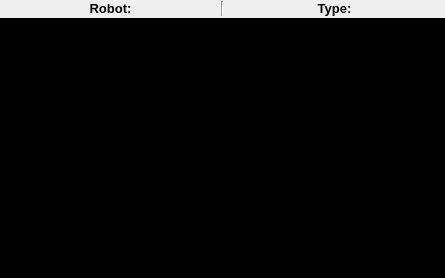
<?xml version="1.0" encoding="UTF-8"?>
<ui version="4.0">
 <class>ImageViewWidget</class>
 <widget class="QWidget" name="ImageViewWidget">
  <property name="enabled">
   <bool>true</bool>
  </property>
  <property name="geometry">
   <rect>
    <x>0</x>
    <y>0</y>
    <width>445</width>
    <height>278</height>
   </rect>
  </property>
  <property name="windowTitle">
   <string>Image View</string>
  </property>
  <layout class="QVBoxLayout" name="verticalLayout" stretch="0,0">
   <property name="spacing">
    <number>1</number>
   </property>
   <property name="leftMargin">
    <number>0</number>
   </property>
   <property name="topMargin">
    <number>0</number>
   </property>
   <property name="rightMargin">
    <number>0</number>
   </property>
   <property name="bottomMargin">
    <number>0</number>
   </property>
   <item>
    <widget class="QWidget" name="toolbar_widget" native="true">
     <property name="styleSheet">
      <string notr="true">border-color: rgb(255, 255, 255);
gridline-color: rgb(255, 255, 255);</string>
     </property>
     <layout class="QVBoxLayout" name="verticalLayout_2" stretch="0">
      <property name="spacing">
       <number>1</number>
      </property>
      <property name="leftMargin">
       <number>1</number>
      </property>
      <property name="topMargin">
       <number>1</number>
      </property>
      <property name="rightMargin">
       <number>1</number>
      </property>
      <property name="bottomMargin">
       <number>1</number>
      </property>
      <item>
       <layout class="QGridLayout" name="gridLayout">
        <item row="0" column="0">
         <widget class="QLabel" name="robotNameLabel">
          <property name="font">
           <font>
            <pointsize>10</pointsize>
            <weight>75</weight>
            <bold>true</bold>
           </font>
          </property>
          <property name="text">
           <string>Robot:</string>
          </property>
          <property name="alignment">
           <set>Qt::AlignCenter</set>
          </property>
         </widget>
        </item>
        <item row="0" column="1">
         <widget class="Line" name="line">
          <property name="orientation">
           <enum>Qt::Vertical</enum>
          </property>
         </widget>
        </item>
        <item row="0" column="2">
         <widget class="QLabel" name="robotTypeLabel">
          <property name="font">
           <font>
            <pointsize>10</pointsize>
            <weight>75</weight>
            <bold>true</bold>
           </font>
          </property>
          <property name="text">
           <string>Type:</string>
          </property>
          <property name="alignment">
           <set>Qt::AlignCenter</set>
          </property>
         </widget>
        </item>
       </layout>
      </item>
     </layout>
    </widget>
   </item>
   <item>
    <layout class="QHBoxLayout" name="image_layout" stretch="0">
     <property name="spacing">
      <number>0</number>
     </property>
     <item>
      <widget class="QScrollArea" name="scrollArea">
       <property name="frameShape">
        <enum>QFrame::NoFrame</enum>
       </property>
       <property name="widgetResizable">
        <bool>true</bool>
       </property>
       <widget class="QWidget" name="scrollAreaWidgetContents">
        <property name="geometry">
         <rect>
          <x>0</x>
          <y>0</y>
          <width>443</width>
          <height>257</height>
         </rect>
        </property>
        <property name="sizePolicy">
         <sizepolicy hsizetype="Expanding" vsizetype="Expanding">
          <horstretch>0</horstretch>
          <verstretch>0</verstretch>
         </sizepolicy>
        </property>
        <property name="styleSheet">
         <string notr="true">background-color: rgb(0, 0, 0);</string>
        </property>
        <layout class="QHBoxLayout" name="horizontalLayout_4">
         <property name="spacing">
          <number>6</number>
         </property>
         <property name="leftMargin">
          <number>1</number>
         </property>
         <property name="topMargin">
          <number>1</number>
         </property>
         <property name="rightMargin">
          <number>1</number>
         </property>
         <property name="bottomMargin">
          <number>1</number>
         </property>
         <item>
          <widget class="mrl_rqt_dashboard::RatioLayoutedFrame" name="image_frame">
           <property name="sizePolicy">
            <sizepolicy hsizetype="Expanding" vsizetype="Expanding">
             <horstretch>0</horstretch>
             <verstretch>0</verstretch>
            </sizepolicy>
           </property>
           <property name="minimumSize">
            <size>
             <width>80</width>
             <height>60</height>
            </size>
           </property>
           <property name="contextMenuPolicy">
            <enum>Qt::ActionsContextMenu</enum>
           </property>
           <property name="layoutDirection">
            <enum>Qt::LeftToRight</enum>
           </property>
           <property name="autoFillBackground">
            <bool>false</bool>
           </property>
           <property name="frameShape">
            <enum>QFrame::NoFrame</enum>
           </property>
           <property name="frameShadow">
            <enum>QFrame::Plain</enum>
           </property>
           <property name="lineWidth">
            <number>1</number>
           </property>
          </widget>
         </item>
        </layout>
       </widget>
      </widget>
     </item>
    </layout>
   </item>
  </layout>
 </widget>
 <customwidgets>
  <customwidget>
   <class>mrl_rqt_dashboard::RatioLayoutedFrame</class>
   <extends>QFrame</extends>
   <header>mrl_rqt_dashboard/ratio_layouted_frame.h</header>
   <container>1</container>
  </customwidget>
 </customwidgets>
 <resources/>
 <connections/>
</ui>
